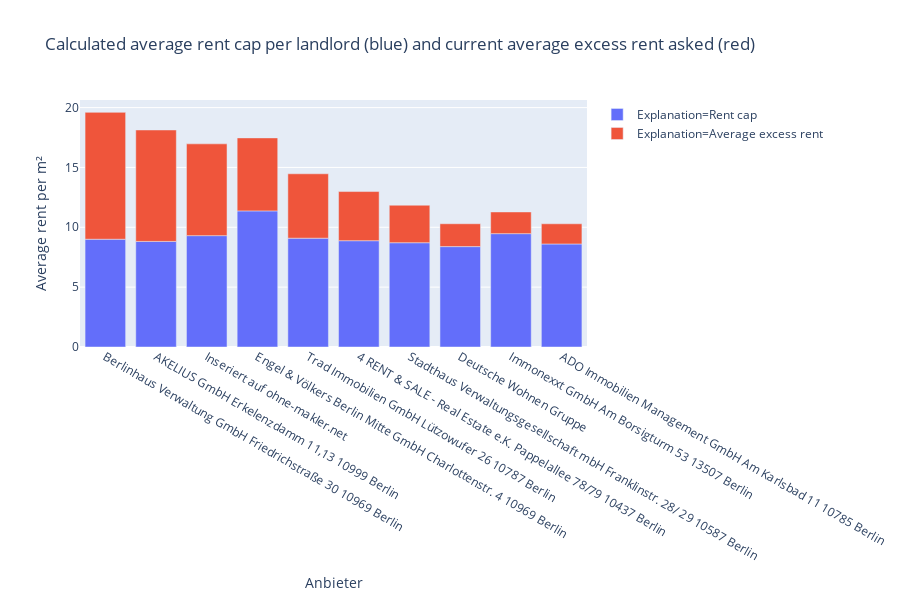

Here is the notebook cell this chart was saved with:
### Code cell
fig = px.bar(top_10_illegal_real_estate_comp,
             x="Anbieter", 
             y="Average rent per m²", 
             color='Explanation',
             title='Calculated average rent cap per landlord (blue) and current average excess rent asked (red)')
fig.show()

### Figure 1 — Plotly figure (JSON) as saved in the notebook; plotly's stock layout.template omitted (floating-point values rounded to 4 significant figures)
{"data": [{"alignmentgroup": "True", "hoverlabel": {"namelength": 0}, "hovertemplate": "Explanation=Rent cap<br>Anbieter=%{x}<br>Average rent per m²=%{y}", "legendgroup": "Explanation=Rent cap", "marker": {"color": "#636efa"}, "name": "Explanation=Rent cap", "offsetgroup": "Explanation=Rent cap", "orientation": "v", "showlegend": true, "textposition": "auto", "type": "bar", "x": ["Berlinhaus Verwaltung GmbH Friedrichstraße 30 10969 Berlin", "AKELIUS GmbH Erkelenzdamm 11,13 10999 Berlin", "Inseriert auf ohne-makler.net", "Engel & Völkers Berlin Mitte GmbH Charlottenstr. 4 10969 Berlin", "Trad Immobilien GmbH Lützowufer 26 10787 Berlin", "4 RENT & SALE - Real Estate e.K. Pappelallee 78/79 10437 Berlin", "Stadthaus Verwaltungsgesellschaft mbH Franklinstr. 28/ 29 10587 Berlin", "Deutsche Wohnen Gruppe", "Immonexxt GmbH Am Borsigturm 53 13507 Berlin", "ADO Immobilien Management GmbH Am Karlsbad 11 10785 Berlin"], "xaxis": "x", "y": [9.003, 8.821, 9.303, 11.37, 9.091, 8.881, 8.712, 8.386, 9.47, 8.607], "yaxis": "y"}, {"alignmentgroup": "True", "hoverlabel": {"namelength": 0}, "hovertemplate": "Explanation=Average excess rent<br>Anbieter=%{x}<br>Average rent per m²=%{y}", "legendgroup": "Explanation=Average excess rent", "marker": {"color": "#EF553B"}, "name": "Explanation=Average excess rent", "offsetgroup": "Explanation=Average excess rent", "orientation": "v", "showlegend": true, "textposition": "auto", "type": "bar", "x": ["Berlinhaus Verwaltung GmbH Friedrichstraße 30 10969 Berlin", "AKELIUS GmbH Erkelenzdamm 11,13 10999 Berlin", "Inseriert auf ohne-makler.net", "Engel & Völkers Berlin Mitte GmbH Charlottenstr. 4 10969 Berlin", "Trad Immobilien GmbH Lützowufer 26 10787 Berlin", "4 RENT & SALE - Real Estate e.K. Pappelallee 78/79 10437 Berlin", "Stadthaus Verwaltungsgesellschaft mbH Franklinstr. 28/ 29 10587 Berlin", "Deutsche Wohnen Gruppe", "Immonexxt GmbH Am Borsigturm 53 13507 Berlin", "ADO Immobilien Management GmbH Am Karlsbad 11 10785 Berlin"], "xaxis": "x", "y": [10.6, 9.309, 7.667, 6.097, 5.378, 4.104, 3.132, 1.911, 1.813, 1.685], "yaxis": "y"}], "layout": {"barmode": "relative", "height": 600, "legend": {"tracegroupgap": 0}, "title": {"text": "Calculated average rent cap per landlord (blue) and current average excess rent asked (red)"}, "xaxis": {"anchor": "y", "domain": [0, 1], "title": {"text": "Anbieter"}}, "yaxis": {"anchor": "x", "domain": [0, 1], "title": {"text": "Average rent per m²"}}}}
